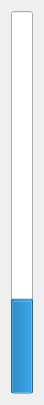
<?xml version="1.0" encoding="UTF-8"?>
<ui version="4.0">
 <class>AudioProgressBarDialog</class>
 <widget class="QDialog" name="AudioProgressBarDialog">
  <property name="geometry">
   <rect>
    <x>0</x>
    <y>0</y>
    <width>41</width>
    <height>405</height>
   </rect>
  </property>
  <property name="windowTitle">
   <string>Dialog</string>
  </property>
  <layout class="QGridLayout" name="gridLayout">
   <item row="0" column="0">
    <widget class="QProgressBar" name="progressBar">
     <property name="value">
      <number>24</number>
     </property>
     <property name="orientation">
      <enum>Qt::Vertical</enum>
     </property>
     <property name="format">
      <string/>
     </property>
    </widget>
   </item>
  </layout>
 </widget>
 <resources/>
 <connections/>
</ui>
